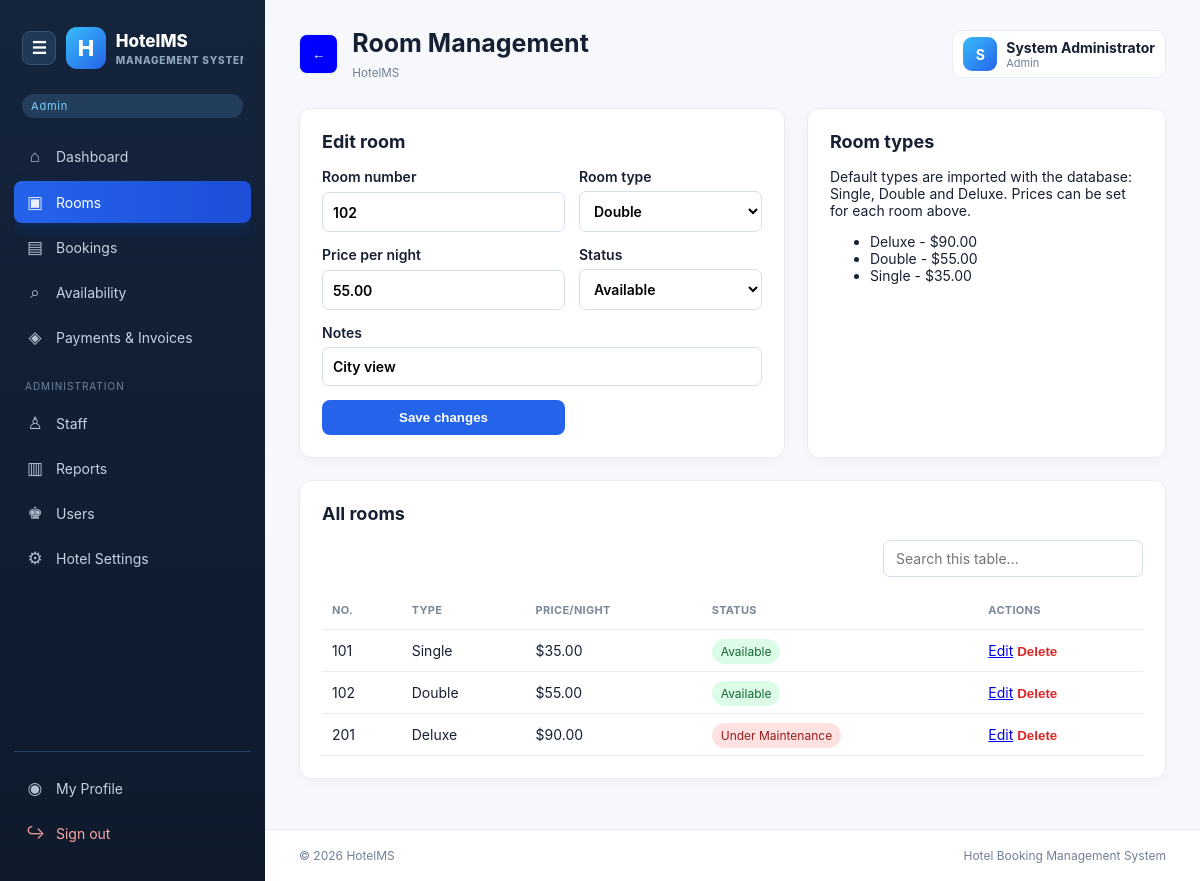
The page /rooms.php?edit=2 (signed in) on the database its author committed.
### tables this page shows
CREATE TABLE hotel_settings (
  id TINYINT PRIMARY KEY, hotel_name VARCHAR(120) NOT NULL DEFAULT 'HotelMS',
  hotel_email VARCHAR(120) NULL, hotel_phone VARCHAR(30) NULL, hotel_address VARCHAR(255) NULL,
  logo_path VARCHAR(255) NULL, updated_at TIMESTAMP DEFAULT CURRENT_TIMESTAMP ON UPDATE CURRENT_TIMESTAMP
);

CREATE TABLE rooms (
  id INT AUTO_INCREMENT PRIMARY KEY, room_number VARCHAR(20) NOT NULL UNIQUE,
  room_type_id INT NOT NULL, price DECIMAL(10,2) NOT NULL,
  status ENUM('Available','Booked','Under Maintenance') NOT NULL DEFAULT 'Available',
  notes VARCHAR(255) NULL, FOREIGN KEY (room_type_id) REFERENCES room_types(id) ON DELETE RESTRICT
);

CREATE TABLE room_types (
  id INT AUTO_INCREMENT PRIMARY KEY, name VARCHAR(60) NOT NULL UNIQUE,
  description TEXT NULL, base_price DECIMAL(10,2) NOT NULL DEFAULT 0
);

### includes/config.php (called while the page is built, shortened)
<?php
try {
    $pdo = new PDO('mysql:host=' . DB_HOST . ';dbname=' . DB_NAME . ';charset=utf8mb4', DB_USER, DB_PASS, [PDO::ATTR_ERRMODE => PDO::ERRMODE_EXCEPTION]);
} catch (PDOException $e) {
    die('Database connection failed. Import database/hotel_management.sql and update includes/config.php if your MySQL password is different.');
}
function e($value)
{
    return htmlspecialchars((string)$value, ENT_QUOTES, 'UTF-8');
}
function is_admin()
{
    return ($_SESSION['user']['role'] ?? '') === 'admin';
}
function hotel_settings()
{
    global $pdo;
    static $settings = null;
    if ($settings === null) {
        $row = $pdo->query('SELECT * FROM hotel_settings WHERE id=1')->fetch(PDO::FETCH_ASSOC);
        $settings = $row ?: ['hotel_name' => 'HotelMS', 'logo_path' => null, 'hotel_email' => null, 'hotel_phone' => null, 'hotel_address' => null];
    } return $settings;
}
function nav_active($page)
{
    return basename($_SERVER['PHP_SELF']) === $page ? 'active' : '';
}

### rooms.php (the view, shortened to what this page needs)
<?php
$page_title = 'Room Management';
require 'includes/header.php';
$types = $pdo->query('SELECT * FROM room_types ORDER BY name')->fetchAll();
$rooms = $pdo->query('SELECT r.*,t.name type_name FROM rooms r JOIN room_types t ON t.id=r.room_type_id ORDER BY r.room_number')->fetchAll();
$edit = null;
if (isset($_GET['edit'])) {
    $s = $pdo->prepare('SELECT * FROM rooms WHERE id=?');
    $s->execute([$_GET['edit']]);
    $edit = $s->fetch();
} ?>
<div class="grid-2">
    <section class="panel">
        <h2>
            <?= $edit ? 'Edit room' : 'Add room' ?>
        </h2>
        <form method="post" class="form-grid">
<label>
            Room number
            <input required name="room_number" value="<?=e($edit['room_number'] ?? '')?>">
            </label>
<label>
            Room type
            <select required name="room_type_id">
                    <?php foreach ($types as $t):?>
                        <option value="<?=$t['id']?>" <?=($edit['room_type_id'] ?? '') == $t['id'] ? 'selected' : ''?>>
                            <?=e($t['name'])?>
                        </option>
                    <?php endforeach;?>
                </select>
            </label>
<label>
            Price per night
            <input required min="0" step="0.01" type="number" name="price" value="<?=e($edit['price'] ?? '')?>">
            </label>
<label>
            Status
            <select name="status">
                    <?php foreach (['Available', 'Booked', 'Under Maintenance'] as $x):?>
                        <option <?=$x == ($edit['status'] ?? 'Available') ? 'selected' : ''?>>
                            <?=$x?>
                        </option>
                    <?php endforeach;?>
                </select>
            </label>
<label class="full">
            Notes
            <input name="notes" value="<?=e($edit['notes'] ?? '')?>">
            </label>
            <button>
                <?= $edit ? 'Save changes' : 'Add room' ?>
            </button>
        </form>
    </section>
    <section class="panel">
        <h2>Room types</h2>
        <p>Default types are imported with the database: Single, Double and Deluxe. Prices can be set for each room above.</p>
        <ul>
            <?php foreach ($types as $t):?>
                <li>
                    <?=e($t['name'])?> - $<?=number_format($t['base_price'], 2)?>
                </li>
            <?php endforeach;?>
        </ul>
    </section>
</div>
<section class="panel">
    <h2>All rooms</h2>
    <table>
        <thead>
            <tr>
                <th>No.</th>
                <th>Type</th>
                <th>Price/night</th>
                <th>Status</th>
                <th>Actions</th>
            </tr>
        </thead>
        <tbody>
            <?php foreach ($rooms as $r):?>
                <tr>
                    <td>
                        <?=e($r['room_number'])?>
                    </td>
                    <td>
                        <?=e($r['type_name'])?>
                    </td>
                    <td>$<?=number_format($r['price'], 2)?>
                    </td>
                    <td>
                        <span class="badge <?=strtolower(str_replace(' ', '-', $r['status']))?>">
                            <?=e($r['status'])?>
                        </span>
                    </td>
                    <td>
                        <a href="rooms.php?edit=<?=$r['id']?>">Edit</a>
                        <form class="inline" method="post">
                            <button class="link danger" data-confirm="Delete this room?" name="delete">Delete</button>
                        </form>
                    </td>
                </tr>
            <?php endforeach;?>
        </tbody>
    </table>
</section>
<?php require 'includes/footer.php'; ?>

### includes/header.php (shortened to what this page needs)
<?php
require_once __DIR__ . '/config.php';
$page_title = $page_title ?? 'Hotel Management';
$hotel = hotel_settings();
?>
<!doctype html>
<html lang="en">
    <head>
        <link rel="stylesheet" href="assets/css/style.css">
    </head>
    <body>
<aside class="sidebar" id="sidebar">
            <div class="brand-wrap">
                <button class="sidebar-toggle" id="menuToggle" aria-label="Toggle sidebar">☰</button>
                <?php if (!empty($hotel['logo_path'])): ?>
                <img class="hotel-logo" src="<?= e($hotel['logo_path']) ?>" alt="Hotel logo">
            <?php else: ?>
            <div class="logo-placeholder">H</div>
        <?php endif; ?>
        <div class="brand-text">
            <?= e($hotel['hotel_name']) ?>
            <small>Management System</small>
        </div>
    </div>
    <p class="role"><?= e($_SESSION['user']['role']) ?></p>
    <nav>
        <a class="<?= nav_active('dashboard.php') ?>" href="dashboard.php"><i>⌂</i><span>Dashboard</span></a>
        <a class="<?= nav_active('rooms.php') ?>" href="rooms.php"><i>▣</i><span>Rooms</span></a>
        <a class="<?= nav_active('bookings.php') ?>" href="bookings.php"><i>▤</i><span>Bookings</span></a>
        <a class="<?= nav_active('availability.php') ?>" href="availability.php"><i>⌕</i><span>Availability</span></a>
        <a class="<?= nav_active('payments.php') ?>" href="payments.php"><i>◈</i><span>Payments &amp; Invoices</span></a>
        <?php if (is_admin()): ?>
        <div class="nav-label">ADMINISTRATION</div>
        <a class="<?= nav_active('staff.php') ?>" href="staff.php"><i>♙</i><span>Staff</span></a>
        <a class="<?= nav_active('reports.php') ?>" href="reports.php"><i>▥</i><span>Reports</span></a>
        <a class="<?= nav_active('users.php') ?>" href="users.php"><i>♚</i><span>Users</span></a>
        <a class="<?= nav_active('hotel_settings.php') ?>" href="hotel_settings.php"><i>⚙</i><span>Hotel Settings</span></a>
    <?php endif; ?>
</nav>
<div class="sidebar-bottom">
    <a class="<?= nav_active('profile.php') ?>" href="profile.php"><i>◉</i><span>My Profile</span></a>
    <a class="logout" href="logout.php"><i>↪</i><span>Sign out</span></a>
</div>
</aside>
<main>
    <header class="topbar">
        <div class="top-left">
            <button class="back-button " type="button" onclick="history.back()" aria-label="Go back">←</button>
            <div>
                <h1><?= e($page_title) ?></h1>
                <small><?= e($hotel['hotel_name']) ?></small>
            </div>
        </div>
        <a class="profile-chip" href="profile.php">
            <div class="avatar"><?= e(strtoupper(substr($_SESSION['user']['full_name'], 0, 1))) ?></div>
            <div>
                <strong><?= e($_SESSION['user']['full_name']) ?></strong>
                <small><?= e($_SESSION['user']['role']) ?></small>
            </div>
        </a>
    </header>

### includes/footer.php (shortened to what this page needs)
</main>
<footer class="app-footer">
    <span>&copy; <?= date('Y') ?> <?= e(hotel_settings()['hotel_name']) ?></span>
    <span>Hotel Booking Management System</span>
</footer>
</body>
</html>

### rows shown on the page
hotel_settings: hotel_name "HotelMS"
rooms: room_number "102", room_type_id "Double", price "55.00", status "Available", notes "City view", room_type.name "Double"
room_types: name "Deluxe", base_price "90.00"
room_types: name "Double", base_price "55.00"
room_types: name "Single", base_price "35.00"
rooms: room_number "101", room_type.name "Single", price "35.00", status "Available"
rooms: room_number "201", room_type.name "Deluxe", price "90.00", status "Under Maintenance"

### other values the page prints
$_SESSION['user']['role'] "Admin"
$page_title "Room Management"
substr($_SESSION['user']['full_name'], 0, 1) "S"
$_SESSION['user']['full_name'] "System Administrator"
